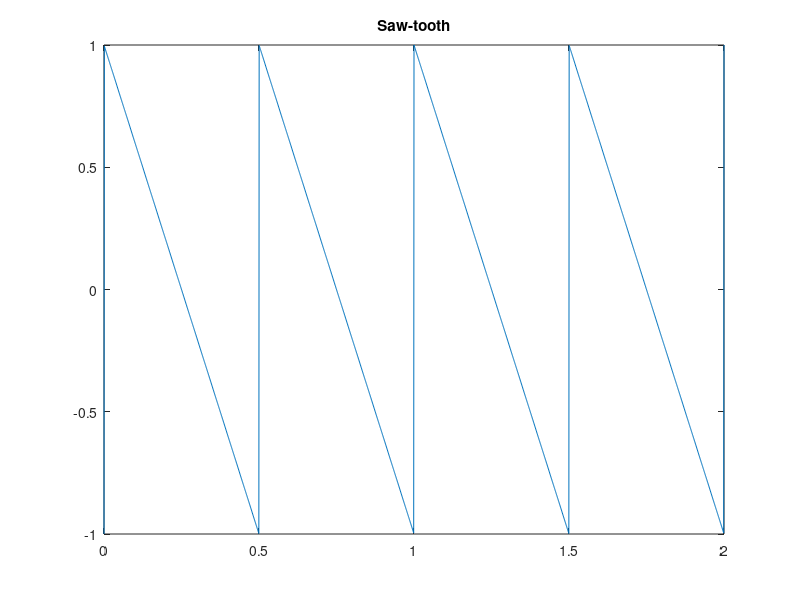
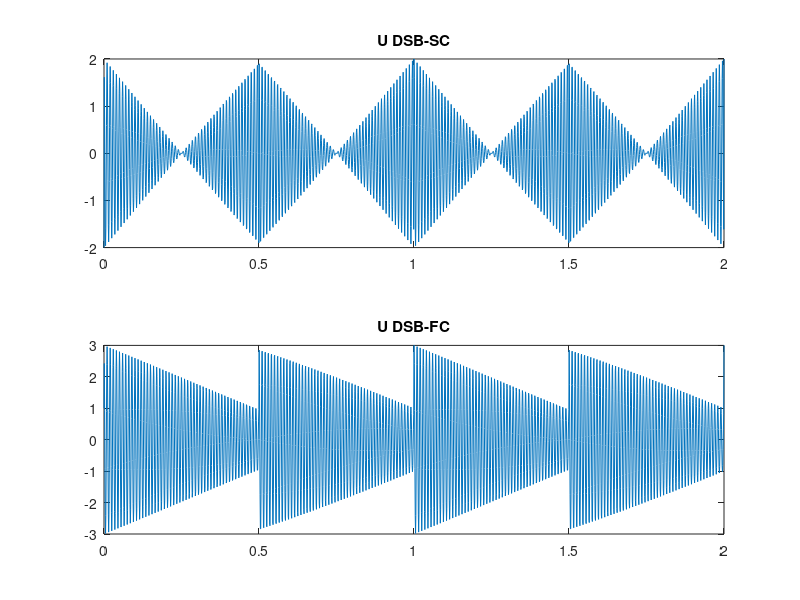
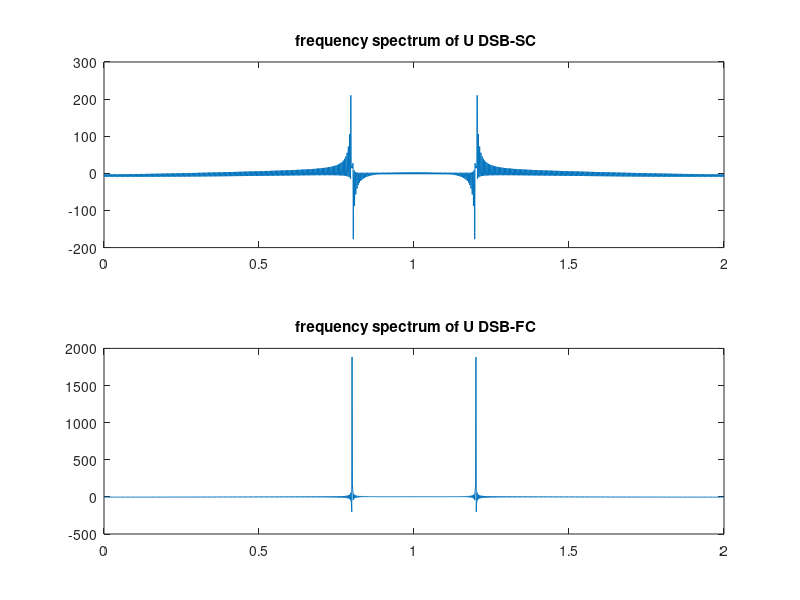

These charts were generated, in order, by the following MATLAB code:


fs=1001;
fc=100000;
t=0:1/fs:2;
Am=1;
Ac=2;
um=Am*sawtooth(2*pi*2000*t);
figure();
plot(t,um);
title("Saw-tooth");
uc=Ac*cos(2*pi*fc*t);
udsbsc=um.*uc;
udsbfc= (um+Ac).*cos(2*pi*fc*t);
figure();
subplot(2, 1, 1);
plot(t, udsbsc);
title("U DSB-SC");
subplot(2, 1, 2);
plot(t, udsbfc);
title("U DSB-FC");

%---------------------
Y1=fft(udsbsc);
Y=fftshift(Y1);

Z1=fft(udsbfc);
Z=fftshift(Z1);

figure();
subplot(2, 1, 1);
plot(t, real(Y));
title(" frequency spectrum of U DSB-SC");
subplot(2, 1, 2);
plot(t, real(Z));
title(" frequency spectrum of U DSB-FC");

